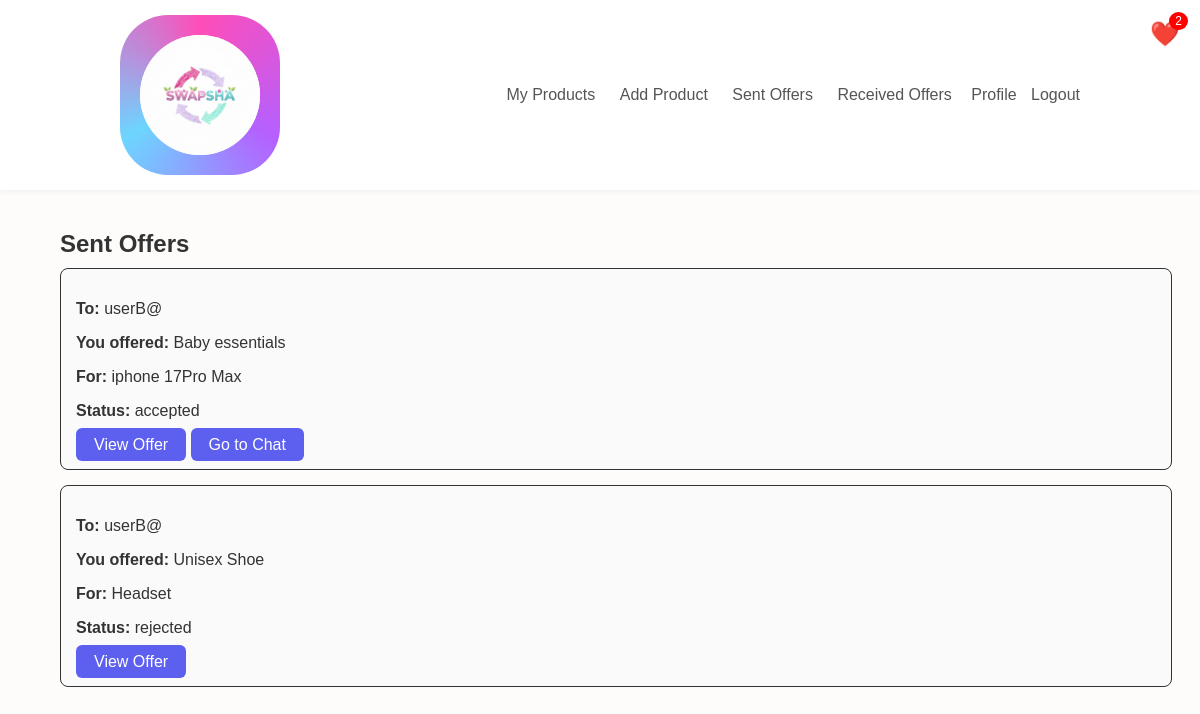
Screenshot of /barter/offers/sent/ (signed in) with the database file from the repository.
### barter/models.py (models this page shows)
class Offer(models.Model):
    sender = models.ForeignKey(User, related_name='sent_offers', on_delete=models.CASCADE)
    receiver = models.ForeignKey(User, related_name='received_offers', on_delete=models.CASCADE)
    sender_product = models.ForeignKey(Product, related_name='sender_product', on_delete=models.CASCADE)
    receiver_product = models.ForeignKey(Product, related_name='receiver_product', on_delete=models.CASCADE)
    message = models.TextField(blank=True, null=True)
    status = models.CharField(max_length=20, default='pending')  # pending/accepted/rejected
    created_at = models.DateTimeField(auto_now_add=True)

### products/models.py (models this page shows)
class Product(models.Model):
    CATEGORY_CHOICES = [
        ('electronics', 'Electronics'),
        ('fashion', 'Fashion'),
        ('books', 'Books'),
        ('furniture', 'Furniture'),
        ('others', 'Others'),
    ]
    user = models.ForeignKey(User, on_delete=models.CASCADE)
    title = models.CharField(max_length=200)
    description = models.TextField()
    category = models.CharField(max_length=50, choices=CATEGORY_CHOICES)
    estimated_value = models.DecimalField(max_digits=10, decimal_places=2)
    condition = models.CharField(max_length=50)
    image = models.ImageField(upload_to='product_images/')
    created_at = models.DateTimeField(auto_now_add=True)
    tags = models.CharField(max_length=200, blank=True, null=True, default='')

### barter/views.py (the view)
# urls.py: path('offers/sent/', views.sent_offers, name='sent_offers'),
@login_required
def sent_offers(request):
    offers = Offer.objects.filter(sender=request.user)
    return render(request, 'barter/sent_offers.html', {'offers': offers})

### templates/barter/sent_offers.html (shortened to what this page needs)
{% extends 'base.html' %}
{% block content %}
<h2>Sent Offers</h2>
<div class="offer-container">
{% for o in offers %}
    <div class="card">
        <p><strong>To:</strong> {{ o.receiver.username }}</p>
        <p><strong>You offered:</strong> {{ o.sender_product.title }}</p>
        <p><strong>For:</strong> {{ o.receiver_product.title }}</p>
        <p><strong>Status:</strong> {{ o.status }}</p>
        <a href="{% url 'offer_detail' o.id %}" class="btn">View Offer</a>
        {% if o.status == 'accepted' %}
            <a href="{% url 'offer_chat_page' o.id %}" class="btn">Go to Chat</a>
        {% endif %}
    </div>
{% empty %}
    <p>No sent offers yet.</p>
{% endfor %}
</div>
{% endblock %}

### templates/base.html (shortened to what this page needs)
{% load static %}
<!DOCTYPE html>
<html lang="en">
<head>
    <link rel="stylesheet" href="{% static 'css/styles.css' %}">
</head>
<body>
    <nav class="navbar">
        <div class="logo">
    <a href="{% url 'home' %}" style="display:flex; align-items:center;">
        <div style="
            height:140px;
            width:140px;
            border-radius:30%;
            background: conic-gradient(
                #ff4db8,
                #b560ff,
                #6dd5ff,
                #ff4db8
            );
            padding:10px;
            display:flex;
            justify-content:center;
            align-items:center;
        ">
            <img src="{% static 'images/logo.png' %}"
                alt="Swapsha Logo"
                style="
                    height:120px;
                    width:120px;
                    border-radius:50%;
                    object-fit:cover;
                    background:white;
                ">
        </div>
    </a>
</div>
        <div class="nav-links">
            <a href="{% url 'my_products' %}">My Products</a>
            <a href="{% url 'add_product' %}">Add Product</a>
            <a href="{% url 'sent_offers' %}">Sent Offers</a>
    <a href="{% url 'received_offers' %}">
        Received Offers
    </a>
            {% if user.is_authenticated %}
                <div class="wishlist-icon">
                <a href="{% url 'wishlist' %}" style="position: relative; display: inline-block; font-size: 24px; color: #333;">
                ❤️
            <span id="wishlistCount"
                style="position: absolute; top: -8px; right: -8px; background:red; color:white; border-radius:50%; padding: 2px 6px; font-size:12px;">
            {{ request.user.favorites.count }}
            </span>
    </a>
</div>
{% endif %}
            {% if request.user.is_authenticated %}
                <a href="{% url 'profile' %}" style="margin-left:15px;">Profile</a>
                <a href="{% url 'logout' %}" style="margin-left:10px;">Logout</a>
            {% else %}
                <a href="{% url 'login' %}" style="margin-left:15px;">Login</a>
                <a href="{% url 'register' %}" style="margin-left:10px;">Register</a>
            {% endif %}
        </div>
    </nav>
    <div class="container">
        {% block content %}
        {% endblock %}
    </div>
</body>
</html>

### static/css/styles.css (style rules this page uses)
body { font-family: 'Poppins', sans-serif; background-color: #fefcfb; color: #333; margin: 0; padding: 0; }
a { text-decoration: none; color: #333; }
h1, h2, h3, h4, h5, h6 { font-weight: 600; margin-bottom: 10px; }
.container { width: 90%; max-width: 1200px; margin: 0 auto; padding: 20px 0; }
.navbar { display: flex; justify-content: space-between; align-items: center; background-color: #fff; padding: 15px 10%; box-shadow: 0 2px 6px rgba(0,0,0,0.05); position: sticky; top: 0; z-index: 100; }
.navbar .logo a { font-size: 24px; font-weight: 700; color: #5D5FEF; }
.navbar .nav-links a { margin-left: 20px; font-weight: 500; color: #555; transition: color 0.3s; }
.btn { background-color: #5D5FEF; color: #fff; padding: 8px 18px; border: none; border-radius: 6px; font-weight: 500; cursor: pointer; transition: background 0.3s; }
img { display: block; max-width: 100%; }
.wishlist-icon { position: fixed; top: 20px; right: 20px; z-index: 1000; cursor: pointer; transition: transform 0.2s ease; }

### templates/barter/sent_offers.html (style rules this page uses)
.card { border: 1px solid #333 !important; border-radius: 8px !important; padding: 15px !important; margin-bottom: 15px !important; background: #fafafa !important; width: 100% !important; }

### rows the page displays
Offer: receiver.username "userB@", sender_product "Baby essentials", receiver_product "iphone 17Pro Max", status "accepted", shows "Go to Chat"
Offer: receiver.username "userB@", sender_product "Unisex Shoe", receiver_product "Headset", status "rejected"

### other values shown
{{ request.user.favorites.count }} "2"
